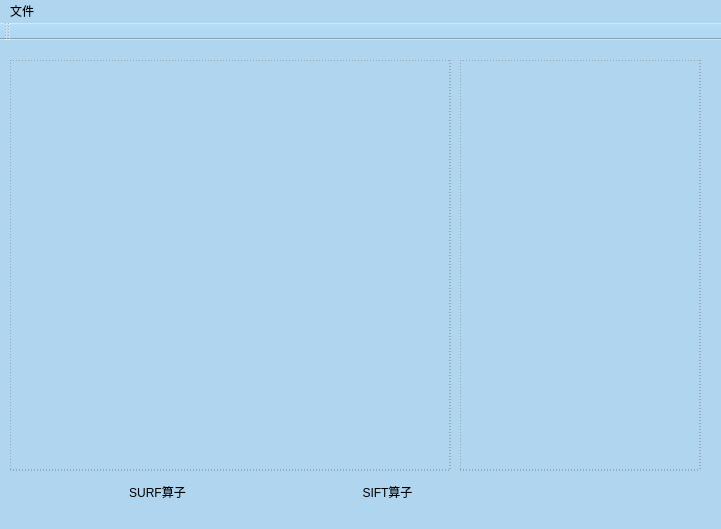
<?xml version="1.0" encoding="UTF-8"?>
<ui version="4.0">
 <class>cvWorkClass</class>
 <widget class="QMainWindow" name="cvWorkClass">
  <property name="geometry">
   <rect>
    <x>0</x>
    <y>0</y>
    <width>721</width>
    <height>529</height>
   </rect>
  </property>
  <property name="windowTitle">
   <string>简单物体识别工具</string>
  </property>
  <property name="styleSheet">
   <string notr="true">background-color: rgb(175,213,239);</string>
  </property>
  <widget class="QWidget" name="centralWidget">
   <widget class="QPushButton" name="surfBtn">
    <property name="geometry">
     <rect>
      <x>120</x>
      <y>440</y>
      <width>75</width>
      <height>23</height>
     </rect>
    </property>
    <property name="styleSheet">
     <string notr="true">border-radius:5px;</string>
    </property>
    <property name="text">
     <string>SURF算子</string>
    </property>
    <property name="autoDefault">
     <bool>false</bool>
    </property>
    <property name="default">
     <bool>false</bool>
    </property>
    <property name="flat">
     <bool>false</bool>
    </property>
   </widget>
   <widget class="QPushButton" name="siftBtn">
    <property name="geometry">
     <rect>
      <x>350</x>
      <y>440</y>
      <width>75</width>
      <height>23</height>
     </rect>
    </property>
    <property name="styleSheet">
     <string notr="true">border-radius:5px;
</string>
    </property>
    <property name="text">
     <string>SIFT算子</string>
    </property>
    <property name="flat">
     <bool>false</bool>
    </property>
   </widget>
   <widget class="QLabel" name="imageLabel">
    <property name="geometry">
     <rect>
      <x>10</x>
      <y>20</y>
      <width>441</width>
      <height>411</height>
     </rect>
    </property>
    <property name="styleSheet">
     <string notr="true">border:1px dashed gray;
height:400px;</string>
    </property>
    <property name="text">
     <string/>
    </property>
    <property name="alignment">
     <set>Qt::AlignCenter</set>
    </property>
   </widget>
   <widget class="QLabel" name="topLabel">
    <property name="geometry">
     <rect>
      <x>460</x>
      <y>20</y>
      <width>241</width>
      <height>411</height>
     </rect>
    </property>
    <property name="font">
     <font>
      <family>宋体</family>
      <pointsize>12</pointsize>
      <weight>75</weight>
      <bold>true</bold>
     </font>
    </property>
    <property name="styleSheet">
     <string notr="true">border:1px dashed gray;
height:400px;</string>
    </property>
    <property name="text">
     <string/>
    </property>
    <property name="alignment">
     <set>Qt::AlignLeading|Qt::AlignLeft|Qt::AlignTop</set>
    </property>
   </widget>
   <zorder>surfBtn</zorder>
   <zorder>imageLabel</zorder>
   <zorder>siftBtn</zorder>
   <zorder>topLabel</zorder>
  </widget>
  <widget class="QMenuBar" name="menuBar">
   <property name="geometry">
    <rect>
     <x>0</x>
     <y>0</y>
     <width>721</width>
     <height>23</height>
    </rect>
   </property>
   <widget class="QMenu" name="menuFile">
    <property name="title">
     <string>文件</string>
    </property>
    <addaction name="actionOpen"/>
   </widget>
   <addaction name="menuFile"/>
  </widget>
  <widget class="QToolBar" name="mainToolBar">
   <attribute name="toolBarArea">
    <enum>TopToolBarArea</enum>
   </attribute>
   <attribute name="toolBarBreak">
    <bool>false</bool>
   </attribute>
  </widget>
  <widget class="QStatusBar" name="statusBar"/>
  <action name="actionOpen">
   <property name="text">
    <string>打开</string>
   </property>
  </action>
  <action name="actionExtract">
   <property name="text">
    <string>提取</string>
   </property>
  </action>
  <action name="actionTrain">
   <property name="text">
    <string>训练</string>
   </property>
  </action>
  <action name="actionExtract_2">
   <property name="text">
    <string>提取</string>
   </property>
  </action>
 </widget>
 <layoutdefault spacing="6" margin="11"/>
 <resources>
  <include location="cvwork.qrc"/>
 </resources>
 <connections/>
 <slots>
  <slot>on_surfBtn_clicked()</slot>
  <slot>on_siftBtn_clicked()</slot>
  <slot>on_actionOpen_triggered()</slot>
  <slot>on_actionTrain_triggered()</slot>
  <slot>on_actionExtract_triggered()</slot>
 </slots>
</ui>
